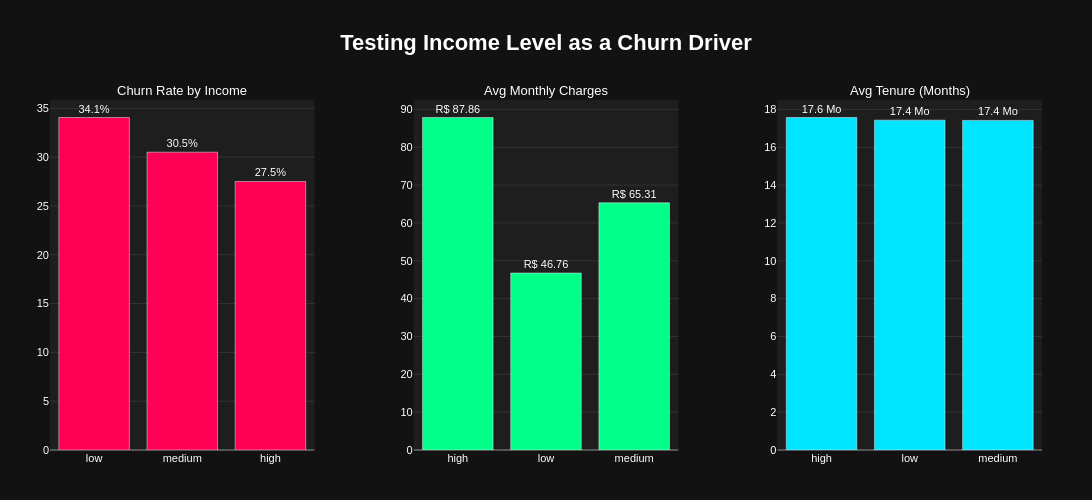

Here is the notebook cell this chart was saved with:
### Code cell
# VISUALIZATION
fig = make_subplots(
    rows=1, cols=3,
    subplot_titles=(
        "Churn Rate by Income", 
        "Avg Monthly Charges",  
        "Avg Tenure (Months)"
    ),
    horizontal_spacing=0.1
)

# Chart 1: Churn Rate
fig.add_trace(
    go.Bar(
        x=income_churn['income_level'], 
        y=income_churn['churn_rate_%'],
        marker_color='#FF0055',
        text=income_churn['churn_rate_%'],
        texttemplate='%{text:.1f}%',
        textposition='outside',
        name='Churn Rate'
    ),
    row=1, col=1
)

# Chart 2: Monthly Charges
fig.add_trace(
    go.Bar(
        x=income_profile['income_level'], 
        y=income_profile['monthly_charges'],
        marker_color='#00FF88',
        text=income_profile['monthly_charges'],
        texttemplate='R$ %{text:.2f}',
        textposition='outside',
        name='Monthly Charges'
    ),
    row=1, col=2
)

# Chart 3: Tenure
fig.add_trace(
    go.Bar(
        x=income_profile['income_level'], 
        y=income_profile['tenure_months'],
        marker_color='#00E5FF',
        text=income_profile['tenure_months'],
        texttemplate='%{text:.1f} Mo',
        textposition='outside',
        name='Tenure'
    ),
    row=1, col=3
)

# FINAL LAYOUT & STYLING
fig.update_layout(
    title_text="<b>Testing Income Level as a Churn Driver</b>",
    title_x=0.5,
    title_font=dict(size=22, color='#FFFFFF'),
    height=500,
    width=1200,
    showlegend=False,
    plot_bgcolor='#1e1e1e',
    paper_bgcolor='#121212',
    font=dict(family="Arial", size=11, color="#FFFFFF"),
    margin=dict(t=100, b=50, l=50, r=50)
)

fig.update_xaxes(showgrid=False, tickfont=dict(color='#FFFFFF'))
fig.update_yaxes(showgrid=True, gridcolor='#333333', zerolinecolor='#555555', tickfont=dict(color='#FFFFFF'))

for annotation in fig.layout.annotations:
    annotation.font.color = '#FFFFFF'
    annotation.font.size = 13

fig.show()

### Figure 1 — Plotly figure (JSON) as saved in the notebook; plotly's stock layout.template omitted (floating-point values rounded to 4 significant figures)
{"data": [{"marker": {"color": "#FF0055"}, "name": "Churn Rate", "text": [34.06, 30.5, 27.5], "textposition": "outside", "texttemplate": "%{text:.1f}%", "type": "bar", "x": ["low", "medium", "high"], "xaxis": "x", "y": [34.06, 30.5, 27.5], "yaxis": "y"}, {"marker": {"color": "#00FF88"}, "name": "Monthly Charges", "text": [87.86, 46.76, 65.31], "textposition": "outside", "texttemplate": "R$ %{text:.2f}", "type": "bar", "x": ["high", "low", "medium"], "xaxis": "x2", "y": [87.86, 46.76, 65.31], "yaxis": "y2"}, {"marker": {"color": "#00E5FF"}, "name": "Tenure", "text": [17.57, 17.43, 17.42], "textposition": "outside", "texttemplate": "%{text:.1f} Mo", "type": "bar", "x": ["high", "low", "medium"], "xaxis": "x3", "y": [17.57, 17.43, 17.42], "yaxis": "y3"}], "layout": {"annotations": [{"font": {"color": "#FFFFFF", "size": 13}, "showarrow": false, "text": "Churn Rate by Income", "x": 0.1333, "xanchor": "center", "xref": "paper", "y": 1, "yanchor": "bottom", "yref": "paper"}, {"font": {"color": "#FFFFFF", "size": 13}, "showarrow": false, "text": "Avg Monthly Charges", "x": 0.5, "xanchor": "center", "xref": "paper", "y": 1, "yanchor": "bottom", "yref": "paper"}, {"font": {"color": "#FFFFFF", "size": 13}, "showarrow": false, "text": "Avg Tenure (Months)", "x": 0.8667, "xanchor": "center", "xref": "paper", "y": 1, "yanchor": "bottom", "yref": "paper"}], "font": {"color": "#FFFFFF", "family": "Arial", "size": 11}, "height": 500, "margin": {"b": 50, "l": 50, "r": 50, "t": 100}, "paper_bgcolor": "#121212", "plot_bgcolor": "#1e1e1e", "showlegend": false, "title": {"font": {"color": "#FFFFFF", "size": 22}, "text": "<b>Testing Income Level as a Churn Driver</b>", "x": 0.5}, "width": 1200, "xaxis": {"anchor": "y", "domain": [0, 0.2667], "showgrid": false, "tickfont": {"color": "#FFFFFF"}}, "xaxis2": {"anchor": "y2", "domain": [0.3667, 0.6333], "showgrid": false, "tickfont": {"color": "#FFFFFF"}}, "xaxis3": {"anchor": "y3", "domain": [0.7333, 1], "showgrid": false, "tickfont": {"color": "#FFFFFF"}}, "yaxis": {"anchor": "x", "domain": [0, 1], "gridcolor": "#333333", "showgrid": true, "tickfont": {"color": "#FFFFFF"}, "zerolinecolor": "#555555"}, "yaxis2": {"anchor": "x2", "domain": [0, 1], "gridcolor": "#333333", "showgrid": true, "tickfont": {"color": "#FFFFFF"}, "zerolinecolor": "#555555"}, "yaxis3": {"anchor": "x3", "domain": [0, 1], "gridcolor": "#333333", "showgrid": true, "tickfont": {"color": "#FFFFFF"}, "zerolinecolor": "#555555"}}}
